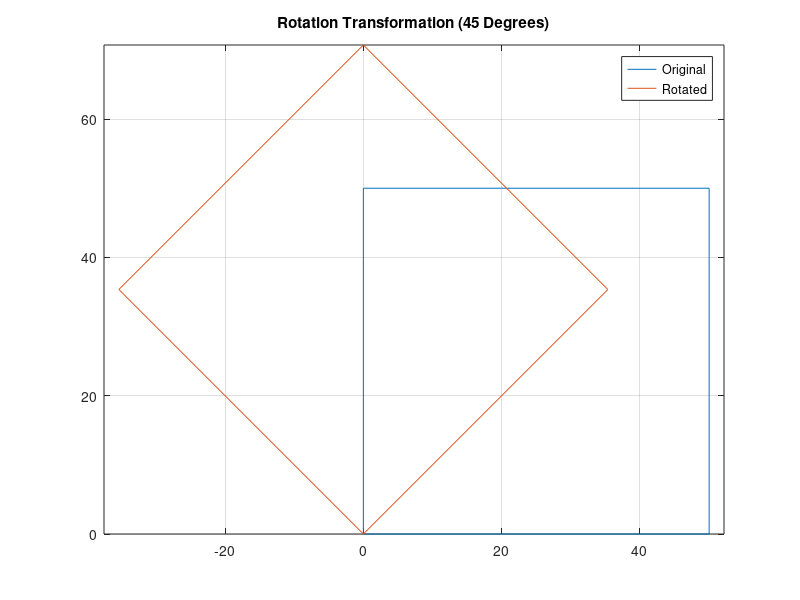

This chart was generated by the following MATLAB code:

% Rotation Transformation
clc; clear; close all;

square = [0 0; 50 0; 50 50; 0 50; 0 0];
theta = 45 * pi/180;

R = [cos(theta) -sin(theta); sin(theta) cos(theta)];
rotated = (R * square')';

plot(square(:,1), square(:,2));
hold on;
plot(rotated(:,1), rotated(:,2));
axis equal; grid on;
title('Rotation Transformation (45 Degrees)');
legend('Original','Rotated');
